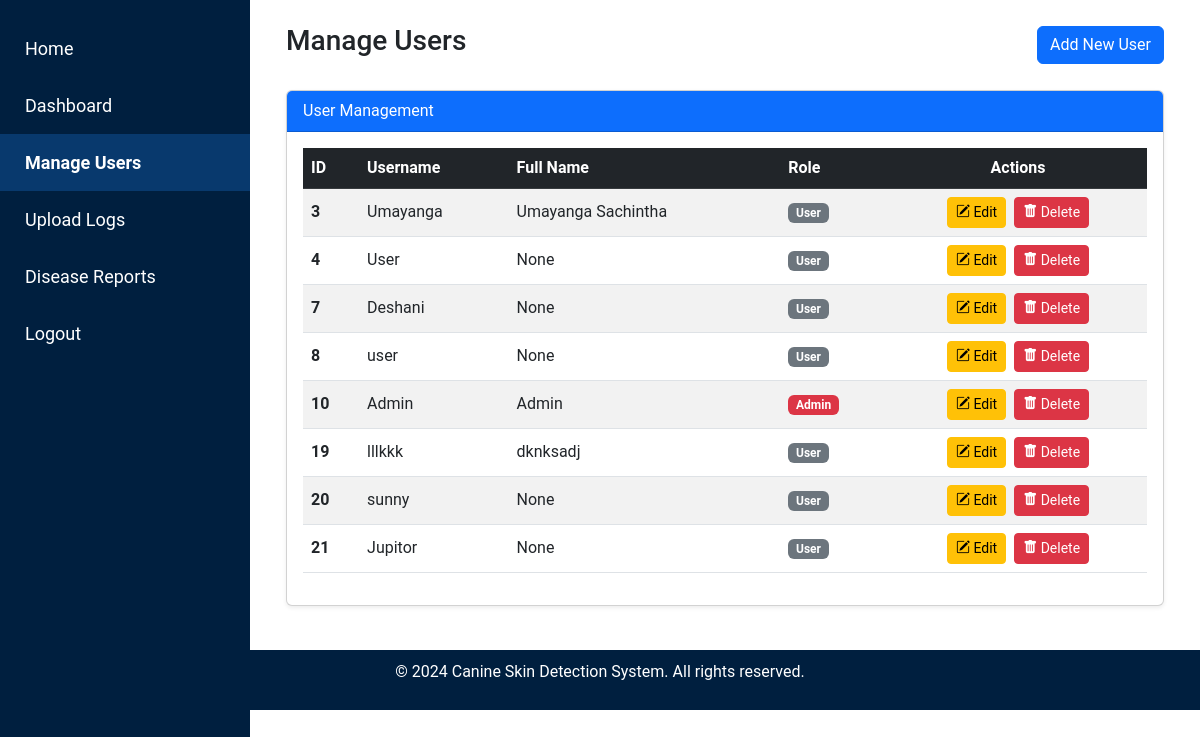
Page /admin/manage_users (signed in) on the earlier database version.
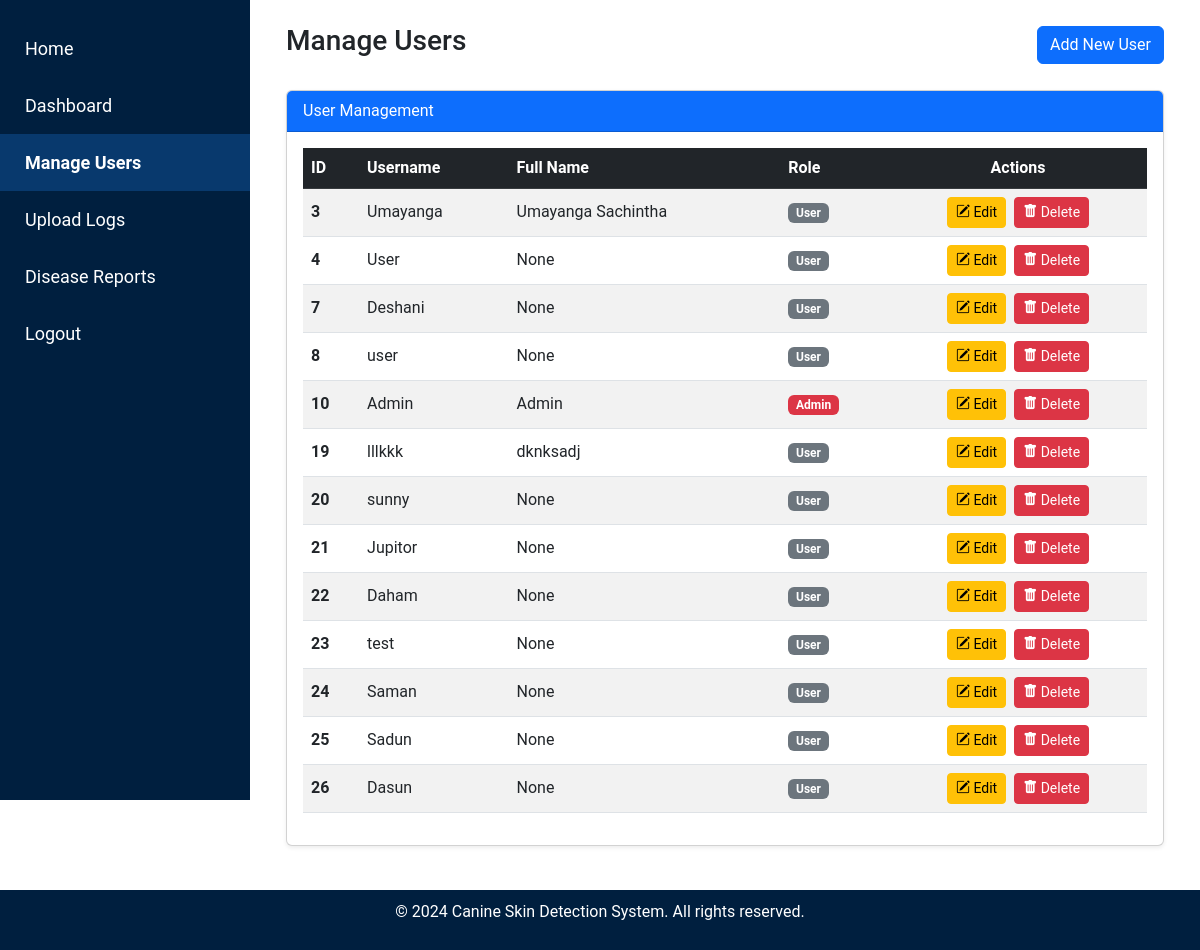
Same page on the later database version.
### tables this page shows
CREATE TABLE users (
    id INTEGER PRIMARY KEY AUTOINCREMENT,
    username TEXT UNIQUE NOT NULL,
    password TEXT NOT NULL
, "role" TEXT NOT NULL DEFAULT 'user', full_name TEXT, dob DATE, nic TEXT, profile_picture TEXT, address TEXT);

### admin.py (the view)
@admin.route('/manage_users')
def manage_users():
    if 'user' not in session or session.get('role') != 'admin':
        flash('Access denied! Admins only.', 'danger')
        return redirect(url_for('index'))
    conn = get_db_connection()
    users = conn.execute('SELECT id, username, full_name, role FROM users').fetchall()
    conn.close()
    return render_template('admin/manage_users.html', users=users)

### db.py (called while the page is built)
def get_db_connection():
    conn = sqlite3.connect('site.db')
    conn.row_factory = sqlite3.Row  # Allows accessing rows as dictionaries
    return conn

### templates/admin/manage_users.html (shortened to what this page needs)
<!DOCTYPE html>
<html lang="en">
<head>
    <link href="https://cdn.jsdelivr.net/npm/bootstrap@5.3.0-alpha1/dist/css/bootstrap.min.css" rel="stylesheet">
    <link rel="stylesheet" href="{{ url_for('static', filename='css/admin_styles.css') }}">
    <link href="https://cdnjs.cloudflare.com/ajax/libs/bootstrap-icons/1.8.1/font/bootstrap-icons.min.css" rel="stylesheet">
</head>
<body>
    {% include 'partials/admin_sidebar.html' %}
    <div class="content p-4">
        <div class="container-fluid">
            <div class="d-flex justify-content-between align-items-center mb-4">
                <h1 class="h3">Manage Users</h1>
                <a href="{{ url_for('admin.add_user') }}" class="btn btn-primary">Add New User</a>
            </div>
            <div class="card shadow-sm">
                <div class="card-header bg-primary text-white">
                    User Management
                </div>
                <div class="card-body">
                    <table class="table table-hover table-striped align-middle">
                        <thead class="table-dark">
                            <tr>
                                <th scope="col">ID</th>
                                <th scope="col">Username</th>
                                <th scope="col">Full Name</th>
                                <th scope="col">Role</th>
                                <th scope="col" class="text-center">Actions</th>
                            </tr>
                        </thead>
                        <tbody>
                            {% for user in users %}
                            <tr>
                                <th scope="row">{{ user.id }}</th>
                                <td>{{ user.username }}</td>
                                <td>{{ user.full_name }}</td>
                                <td>
                                    <span class="badge {% if user.role == 'admin' %} bg-danger {% else %} bg-secondary {% endif %}">
                                        {{ user.role | capitalize }}
                                    </span>
                                </td>
                                <td class="text-center">
                                    <a href="{{ url_for('admin.edit_user', user_id=user.id) }}" class="btn btn-sm btn-warning me-1" title="Edit User" data-bs-toggle="tooltip" data-bs-placement="top">
                                        <i class="bi bi-pencil-square"></i> Edit
                                    </a>
                                    <form action="{{ url_for('admin.delete_user', user_id=user.id) }}" method="POST" class="d-inline-block" onsubmit="return confirm('Are you sure you want to delete this user?');">
                                        <button type="submit" class="btn btn-sm btn-danger" title="Delete User" data-bs-toggle="tooltip" data-bs-placement="top">
                                            <i class="bi bi-trash-fill"></i> Delete
                                        </button>
                                    </form>
                                </td>
                            </tr>
                            {% endfor %}
                        </tbody>
                    </table>
                </div>
            </div>
        </div>
    </div>
    {% include 'partials/footer_admin.html' %}
</body>
</html>

### templates/partials/admin_sidebar.html (shortened to what this page needs)
<div class="sidebar">
    <a href="{{ url_for('index') }}" class="{% if request.path == url_for('index') %}active{% endif %}">
         Home
    </a>
    <a href="{{ url_for('admin.admin_dashboard') }}" class="{% if request.path == url_for('admin.admin_dashboard') %}active{% endif %}">
         Dashboard
    </a>
    <a href="{{ url_for('admin.manage_users') }}" class="{% if request.path == url_for('admin.manage_users') %}active{% endif %}">
         Manage Users
    </a>
    <a href="{{ url_for('admin.upload_logs') }}" class="{% if request.path == url_for('admin.upload_logs') %}active{% endif %}">
         Upload Logs
    </a>
    <a href="{{ url_for('admin.disease_reports') }}" class="{% if request.path == url_for('admin.disease_reports') %}active{% endif %}">
         Disease Reports
    </a>
    <a href="{{ url_for('auth.logout') }}" class="{% if request.path == url_for('auth.logout') %}active{% endif %}">
         Logout
    </a>
</div>

### templates/partials/footer_admin.html
<footer class="mt-auto">
    <div class="container">
        <p>&copy; 2024 Canine Skin Detection System. All rights reserved.</p>
    </div>
</footer>

### static/css/admin_styles.css (style rules this page uses)
html,body { font-family: 'Roboto', sans-serif; height: 100%; margin: 0; }
.card { margin-bottom: 20px; }
.sidebar { height: 100vh; width: 250px; position: fixed; top: 0; left: 0; background-color: #001f3f; padding-top: 20px; }
.sidebar a { padding: 15px; text-decoration: none; font-size: 18px; color: white; display: block; }
.sidebar a.active { background-color: #08396d; color: white; font-weight: bold; }
.content { margin-left: 250px; padding: 20px; flex: 1; }
footer { background-color: #001f3f; color: white; padding: 10px 0; text-align: center; position: bottom; }
.card-body { position: relative; z-index: 1; }

Differences in the rows shown:
added users: id "22", username "Daham", full_name "None", role "User"
added users: id "23", username "test", full_name "None", role "User"
added users: id "24", username "Saman", full_name "None", role "User"
added users: id "25", username "Sadun", full_name "None", role "User"
added users: id "26", username "Dasun", full_name "None", role "User"
